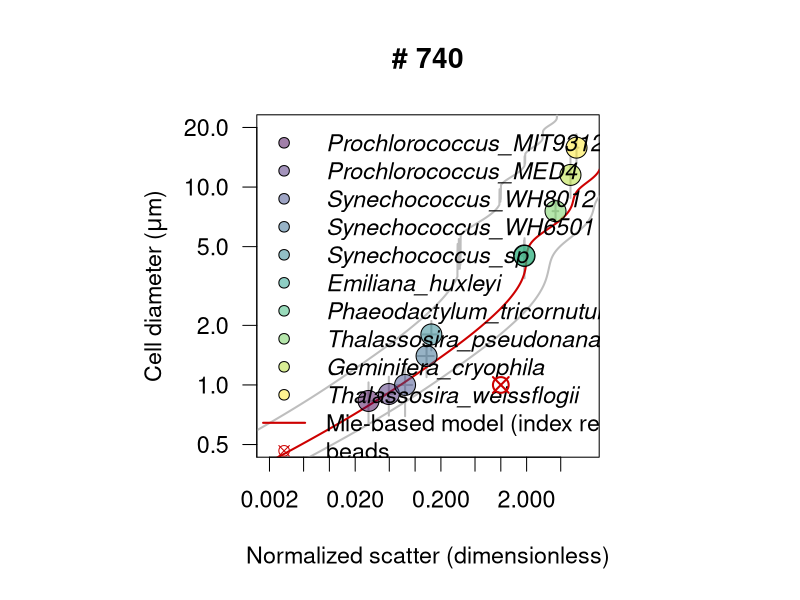

Generate this figure with R:
#########################
### LINEAR REGRESSION ###
#########################
library(scales)
library(viridis)
path.to.git.repository <- "~/Documents/DATA/Codes/fsc-size-calibration"
setwd(path.to.git.repository)

culture <- read.csv("scatter_calibration.csv")
culture$norm.fsc <- culture$fsc / culture$fsc.beads
culture$norm.fsc.sd <- culture$fsc.sd / culture$fsc.beads
culture$volume <- 4/3 * pi * (culture$diameter/2)^3
culture$volume.sd <- culture$volume * culture$diameter.sd/culture$diameter

culture2 <- aggregate(culture, by=list(culture$species), FUN=mean)
culture2 <- culture2[order(culture2$norm.fsc),]

mie <- read.csv("calibrated-mie.csv")
inst <- 740


png(paste0(inst,"-Size-scatter.png"),width=12, height=12, unit='in', res=100)

  par(mfrow=c(1,1), pty='s',cex=1.4)
  plot(culture2$norm.fsc, culture2$diameter, log='xy', pch=NA,ylab=substitute(paste("Cell diameter (",mu,"m)")), xlab="Normalized scatter (dimensionless)",cex=2, xaxt='n', yaxt='n', xlim=c(0.002,10), ylim=c(0.5,20), main=paste("#",inst))
  with(culture2, arrows(norm.fsc, diameter-culture2$diameter.sd, norm.fsc, diameter + culture2$diameter.sd,  code = 3, length=0, col='grey',lwd=2))
  with(culture2, arrows(norm.fsc-norm.fsc.sd, diameter, norm.fsc+norm.fsc.sd, diameter,  code = 3, length=0,col='grey',lwd=2))
  lines(mie$scatter, mie[,paste0("diam_",inst,"_mid")], col='red3', lwd=2)
  lines(mie$scatter, mie[,paste0("diam_",inst,"_upr")], col='grey', lwd=2)
  lines(mie$scatter, mie[,paste0("diam_",inst,"_lwr")], col='grey', lwd=2)
  axis(1, at=c(0.002,0.005,0.01,0.02,0.05,0.1,0.2,0.5,1,2,5))
  axis(2, at=c(0.1,0.2,0.5,1,2,5,10,20),las=1)
  points(culture2$norm.fsc, culture2$diameter, bg=alpha(viridis(nrow(culture2)),0.5), pch=21,cex=2)
  legend("topleft",legend=c(as.vector(culture2$Group.1),"Mie-based model (index refraction = 1.031 +/- 0.014)","beads"), pch=c(rep(21,nrow(culture2)),NA, 13), lwd=c(rep(NA,nrow(culture2)),2, NA), bty='n',
            pt.bg=alpha(viridis(nrow(culture2)),0.5), col=c(rep(1,nrow(culture2)),'red3','red3'), text.font=c(rep(3,nrow(culture2)),1,1))

             points(1,1,pch=13, col='red3',lwd=2, cex=1.5) # beads location based on  corrected Mie theory

dev.off()
